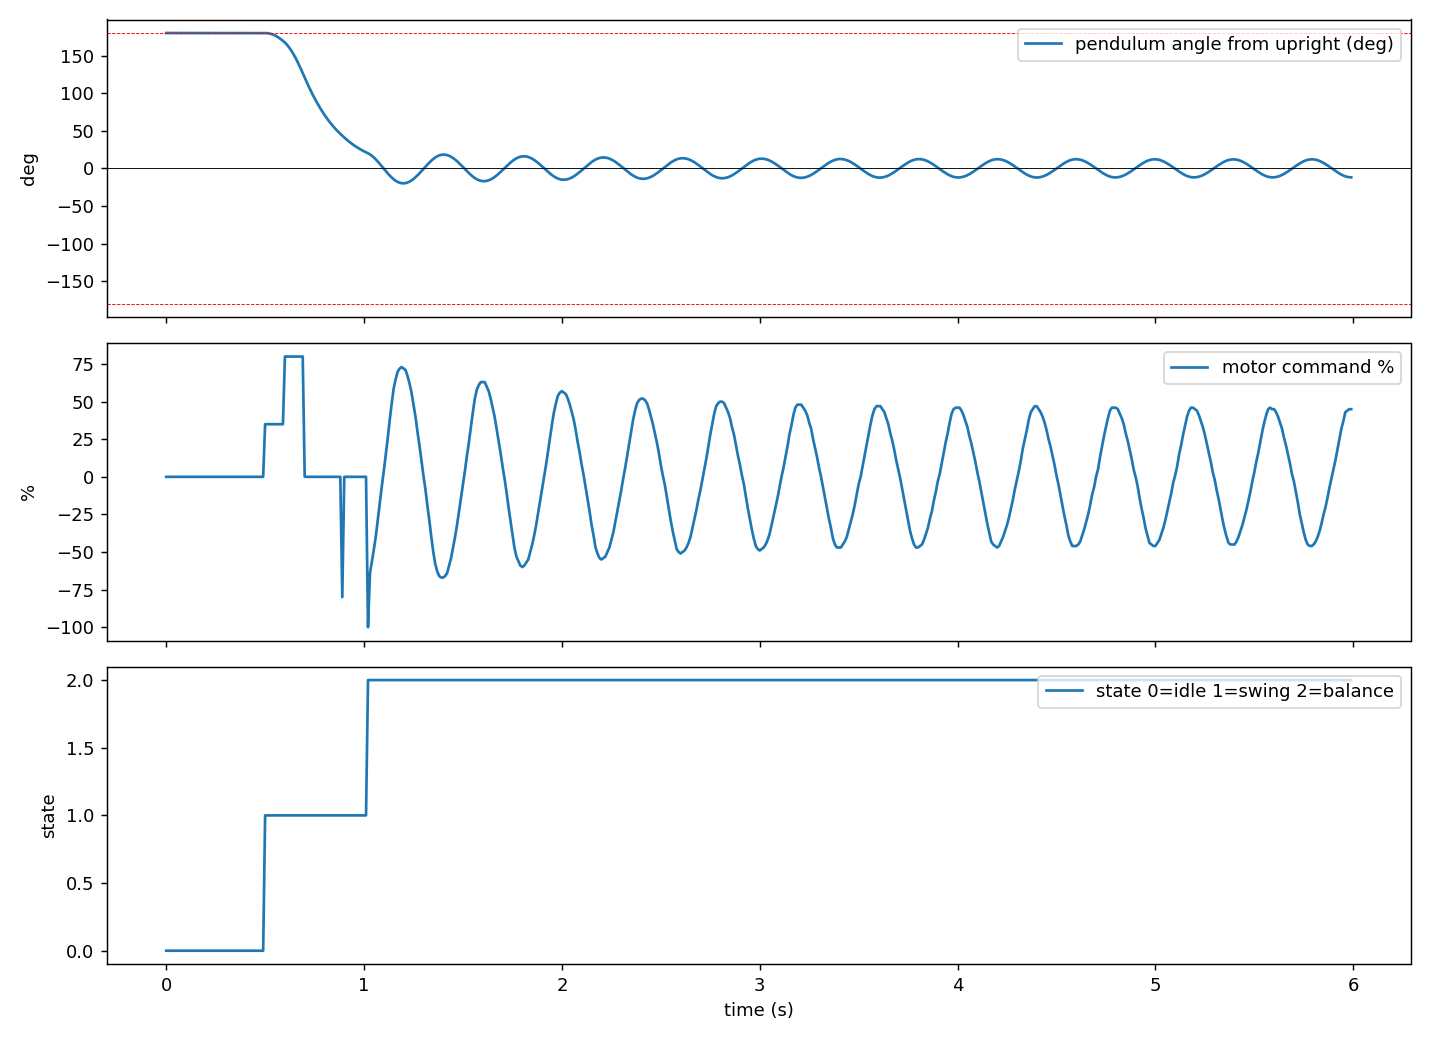

Here is the Python script that generated this plot:
#!/usr/bin/env python3
"""Python model of the pendulum + the new auto swing-up / balance handover.

This is a quick design aid, not a replacement for the RTL simulation.
Plant: pendulum on a horizontally accelerated pivot (cart approximation of
the Furuta arm near the pendulum).  The sign convention is chosen so that the
existing balance PID (out = Kp*(target-actual) + Kd*d(error)) is stable.
"""
import math
import numpy as np
import matplotlib
matplotlib.use("Agg")
import matplotlib.pyplot as plt

# ---------------- plant ----------------
G = 9.81
L = 0.30                 # m, pendulum length
A_FULL = 40.0            # m/s^2 pivot acceleration at 100% duty
FRICTION = 0.6           # 1/s, viscous damping at the pendulum pivot
DT = 1e-4
T_END = 6.0

# ---------------- sensor / control ----------------
CENTER = 2053
COUNTS_PER_RAD = 2048.0 / math.pi
CTRL_T = 0.005           # 5 ms
ANGLE_KP, ANGLE_KI, ANGLE_KD = 0.30, 0.01, 0.40
ANGLE_INT_MAX = 500

# ---------------- swing-up ----------------
SWING_DUTY = 80
KICK_DUTY = 35
KICK_MS = 100
CAPTURE_ANGLE = 300
CAPTURE_VEL = 8
CAPTURE_TICKS = 3
TIMEOUT_MS = 4000
VEL_DEADBAND = 2
ENERGY_MARGIN = 0.0
K_ENERGY = (G / L) * (CTRL_T * COUNTS_PER_RAD) ** 2
POLARITY = +1


def signed12(x):
    x &= 0xFFF
    return x - 0x1000 if x >= 0x800 else x


def wrap_counts(theta):
    return int(round((theta * COUNTS_PER_RAD + CENTER) % 4096))


class Plant:
    def __init__(self, theta0=math.pi, omega0=0.0):
        self.theta = theta0
        self.omega = omega0

    def step(self, u, dt=DT):
        # theta measured from upright; u in [-1, 1]; positive u -> positive
        # angular acceleration at theta=0 (matches a stable balance loop).
        alpha = (G / L) * math.sin(self.theta) + (A_FULL / L) * u * math.cos(self.theta)
        alpha -= FRICTION * self.omega
        self.omega += alpha * dt
        self.theta += self.omega * dt
        # keep in [-pi, pi]
        while self.theta > math.pi:
            self.theta -= 2 * math.pi
        while self.theta < -math.pi:
            self.theta += 2 * math.pi


def run(polarity=POLARITY, swing_duty=SWING_DUTY, kick_duty=KICK_DUTY,
        kick_ms=KICK_MS, capture_angle=CAPTURE_ANGLE, capture_vel=CAPTURE_VEL):
    plant = Plant()
    n = int(T_END / DT)
    ctrl_every = int(CTRL_T / DT)

    # controller state
    state = 0            # 0=idle/hang confirm, 1=swing, 2=balance
    hang_ms = 0
    armed = True
    swing_ms = 0
    kick_ms_cnt = 0
    e_prev = None
    v_filt = 0.0
    cap_cnt = 0
    int_err = 0.0
    err_prev = 0.0
    run_prev = False
    balance_started = False

    log = {k: [] for k in ("t", "theta", "theta_cmd", "angle", "e", "v",
                           "drive", "state", "pwm")}
    for k in ("t5", "e5", "v5", "drive5", "state5", "theta5"):
        log[k] = []
    drive = 0
    angle = wrap_counts(plant.theta)

    for i in range(n):
        t = i * DT
        # --- plant ---
        plant.step(drive / 100.0)
        # --- 1 ms sensor/state tick ---
        if i % int(0.001 / DT) == 0:
            angle = wrap_counts(plant.theta)
            if state == 0:
                hang_now = (angle <= 80) or (angle >= 4096 - 80)
                if hang_now:
                    hang_ms += 1
                else:
                    hang_ms = 0
                if hang_ms >= 500:
                    state = 1
                    swing_ms = 0
                    kick_ms_cnt = 0
                    e_prev = None
                    v_filt = 0.0
                    cap_cnt = 0
            elif state == 2:
                # fall protection uses raw angle (12 bit) in +/-500 window
                if not (CENTER - 500 < angle < CENTER + 500):
                    state = 0
                    hang_ms = 0
                    balance_started = False
                    int_err = 0.0
                    err_prev = 0.0
        # --- 5 ms control tick ---
        if i > 0 and i % ctrl_every == 0:
            log["t5"].append(t)
            log["e5"].append(signed12(angle - CENTER))
            log["v5"].append(v_filt)
            log["drive5"].append(drive)
            log["state5"].append(state)
            log["theta5"].append(math.degrees(plant.theta))
            if state == 1:
                swing_ms += 5
                e = signed12(angle - CENTER)
                if e_prev is None:
                    e_prev = e
                v_raw = signed12(e - e_prev)
                e_prev = e
                v_filt = v_filt + (v_raw - v_filt) * 0.5
                e_abs = abs(e)
                if kick_ms_cnt < kick_ms:
                    kick_ms_cnt += 5
                    # kick, but never kick when already at the top
                    if e_abs > capture_angle:
                        drive = polarity * kick_duty
                    else:
                        drive = 0
                else:
                    cos_neg = e_abs > 1024
                    # speed needed to just reach upright from the current angle
                    e_rad = e_abs / COUNTS_PER_RAD
                    v_need = math.sqrt(max(0.0, 2 * K_ENERGY * (1 - math.cos(e_rad))
                                           + 2 * ENERGY_MARGIN))
                    pump_ok = abs(v_filt) < v_need
                    if VEL_DEADBAND < abs(v_filt) and pump_ok and e_abs > capture_angle:
                        # u = +sign(v * cos(e)); cos(e)<0 when the rod is
                        # below the horizontal (|e| > 1024 counts).
                        prod_neg = (v_filt < 0) ^ cos_neg
                        drive = -polarity * swing_duty if prod_neg else polarity * swing_duty
                    else:
                        drive = 0
                # capture detection
                if e_abs < capture_angle and abs(v_filt) <= capture_vel:
                    cap_cnt += 1
                else:
                    cap_cnt = 0
                if cap_cnt >= CAPTURE_TICKS:
                    state = 2
                    balance_started = True
                    print(f"captured at t={t:.3f}s e={e} v={v_filt:.1f} swing_ms={swing_ms}")
            elif state == 2:
                e = signed12(angle - CENTER)
                err = 0 - e  # target - actual in counts
                if not balance_started:
                    balance_started = True
                    err_prev = err
                    int_err = 0.0
                int_err += err
                int_err = max(-ANGLE_INT_MAX, min(ANGLE_INT_MAX, int_err))
                out = ANGLE_KP * err + ANGLE_KI * int_err + ANGLE_KD * (err - err_prev)
                err_prev = err
                out = max(-100, min(100, out))
                # 8 bit signed truncation like RTL
                drive = int(out)
                if swing_ms and t > 0 and not log["t"]:
                    pass
        # log every 10 ms
        if i % int(0.010 / DT) == 0:
            log["t"].append(t)
            log["theta"].append(math.degrees(plant.theta))
            log["theta_cmd"].append(drive / 100.0)
            log["angle"].append(angle)
            log["e"].append(signed12(angle - CENTER))
            log["v"].append(v_filt)
            log["drive"].append(drive)
            log["state"].append(state)
            log["pwm"].append(0)
    return log


def main():
    log = run()
    t = np.array(log["t"])
    fig, ax = plt.subplots(3, 1, figsize=(11, 8), sharex=True)
    ax[0].plot(t, log["theta"], label="pendulum angle from upright (deg)")
    ax[0].axhline(0, color="k", lw=0.5)
    ax[0].axhline(180, color="r", lw=0.5, ls="--")
    ax[0].axhline(-180, color="r", lw=0.5, ls="--")
    ax[0].set_ylabel("deg")
    ax[0].legend(loc="upper right")
    ax[1].plot(t, log["drive"], label="motor command %")
    ax[1].set_ylabel("%")
    ax[1].legend(loc="upper right")
    ax[2].plot(t, log["state"], label="state 0=idle 1=swing 2=balance")
    ax[2].set_ylabel("state")
    ax[2].set_xlabel("time (s)")
    ax[2].legend(loc="upper right")
    fig.tight_layout()
    fig.savefig("sim/swing/model.png", dpi=130)
    print("saved sim/swing/model.png")


if __name__ == "__main__":
    main()
